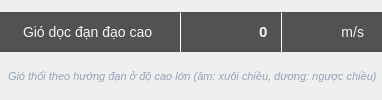
       <widget class="QWidget" name="windAlongHighContainer" native="true">
        <layout class="QVBoxLayout" name="windAlongHighLayout">
         <property name="spacing">
          <number>3</number>
         </property>
         <property name="leftMargin">
          <number>0</number>
         </property>
         <property name="topMargin">
          <number>0</number>
         </property>
         <property name="rightMargin">
          <number>0</number>
         </property>
         <property name="bottomMargin">
          <number>0</number>
         </property>
         <item>
          <widget class="QWidget" name="windAlongHighCapsule" native="true">
           <property name="minimumSize">
            <size>
             <width>0</width>
             <height>40</height>
            </size>
           </property>
           <property name="maximumSize">
            <size>
             <width>16777215</width>
             <height>40</height>
            </size>
           </property>
           <layout class="QHBoxLayout" name="windAlongHighCapsuleLayout">
            <property name="spacing">
             <number>0</number>
            </property>
            <property name="leftMargin">
             <number>0</number>
            </property>
            <property name="topMargin">
             <number>0</number>
            </property>
            <property name="rightMargin">
             <number>0</number>
            </property>
            <property name="bottomMargin">
             <number>0</number>
            </property>
            <item>
             <widget class="QLabel" name="windAlongHighLabel">
              <property name="minimumSize">
               <size>
                <width>180</width>
                <height>40</height>
               </size>
              </property>
              <property name="maximumSize">
               <size>
                <width>16777215</width>
                <height>40</height>
               </size>
              </property>
              <property name="styleSheet">
               <string notr="true">QLabel {
    background-color: #525252;
    color: #F1F5F9;
    font-size: 14px;
    font-family: 'Tahoma', Arial, sans-serif;
    padding-left: 20px;
    border-top-left-radius: 25px;
    border-bottom-left-radius: 25px;
}</string>
              </property>
              <property name="text">
               <string>Gió dọc đạn đạo cao</string>
              </property>
              <property name="alignment">
               <set>Qt::AlignLeading|Qt::AlignLeft|Qt::AlignVCenter</set>
              </property>
             </widget>
            </item>
            <item>
             <widget class="Line" name="windAlongHighSep1">
              <property name="minimumSize">
               <size>
                <width>1</width>
                <height>0</height>
               </size>
              </property>
              <property name="maximumSize">
               <size>
                <width>1</width>
                <height>16777215</height>
               </size>
              </property>
              <property name="styleSheet">
               <string notr="true">background-color: #F1F5F9;</string>
              </property>
              <property name="orientation">
               <enum>Qt::Vertical</enum>
              </property>
             </widget>
            </item>
            <item>
             <widget class="QLineEdit" name="windAlongHighInput">
              <property name="minimumSize">
               <size>
                <width>100</width>
                <height>40</height>
               </size>
              </property>
              <property name="maximumSize">
               <size>
                <width>100</width>
                <height>40</height>
               </size>
              </property>
              <property name="styleSheet">
               <string notr="true">QLineEdit {
    background-color: #525252;
    color: #F1F5F9;
    border: none;
    font-size: 15px;
    font-weight: bold;
    font-family: 'Tahoma', Arial, sans-serif;
    padding-right: 10px;
}
QLineEdit:focus {
    background-color: #626262;
}
QLineEdit:disabled {
    background-color: #3a3a3a;
    color: #808080;
}</string>
              </property>
              <property name="text">
               <string>0</string>
              </property>
              <property name="alignment">
               <set>Qt::AlignRight|Qt::AlignTrailing|Qt::AlignVCenter</set>
              </property>
             </widget>
            </item>
            <item>
             <widget class="Line" name="windAlongHighSep2">
              <property name="minimumSize">
               <size>
                <width>1</width>
                <height>0</height>
               </size>
              </property>
              <property name="maximumSize">
               <size>
                <width>1</width>
                <height>16777215</height>
               </size>
              </property>
              <property name="styleSheet">
               <string notr="true">background-color: #F1F5F9;</string>
              </property>
              <property name="orientation">
               <enum>Qt::Vertical</enum>
              </property>
             </widget>
            </item>
            <item>
             <widget class="QLabel" name="windAlongHighUnit">
              <property name="minimumSize">
               <size>
                <width>100</width>
                <height>40</height>
               </size>
              </property>
              <property name="maximumSize">
               <size>
                <width>100</width>
                <height>40</height>
               </size>
              </property>
              <property name="styleSheet">
               <string notr="true">QLabel {
    background-color: #525252;
    color: #F1F5F9;
    font-size: 14px;
    font-family: 'Tahoma', Arial, sans-serif;
    padding-right: 15px;
    border-top-right-radius: 25px;
    border-bottom-right-radius: 25px;
}</string>
              </property>
              <property name="text">
               <string>m/s</string>
              </property>
              <property name="alignment">
               <set>Qt::AlignRight|Qt::AlignTrailing|Qt::AlignVCenter</set>
              </property>
             </widget>
            </item>
           </layout>
          </widget>
         </item>
         <item>
          <widget class="QLabel" name="windAlongHighNote">
           <property name="minimumSize">
            <size>
             <width>0</width>
             <height>20</height>
            </size>
           </property>
           <property name="maximumSize">
            <size>
             <width>16777215</width>
             <height>20</height>
            </size>
           </property>
           <property name="styleSheet">
            <string notr="true">QLabel {
    background-color: transparent;
    color: #94A3B8;
    font-size: 11px;
    font-style: italic;
    padding-left: 5px;
    padding-right: 5px;
}</string>
           </property>
           <property name="text">
            <string>Gió thổi theo hướng đạn ở độ cao lớn (âm: xuôi chiều, dương: ngược chiều)</string>
           </property>
           <property name="alignment">
            <set>Qt::AlignLeading|Qt::AlignLeft|Qt::AlignTop</set>
           </property>
           <property name="wordWrap">
            <bool>true</bool>
           </property>
          </widget>
         </item>
        </layout>
       </widget>
